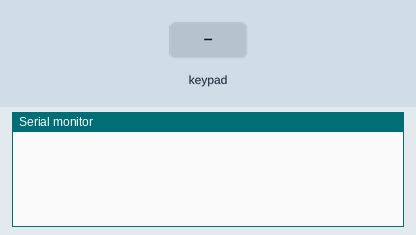
Recording of a sketch running on a simulated Arduino Leonardo, built with avr-gcc and run on an emulated ATmega32U4. On the bench: the last lines printed to the serial monitor. The test bench sets the inputs (shaded band). USB keyboard and mouse output is not drawn.

Above: at 1.2 s.
1.3 s: key '0' pressed
At 1.7 s:
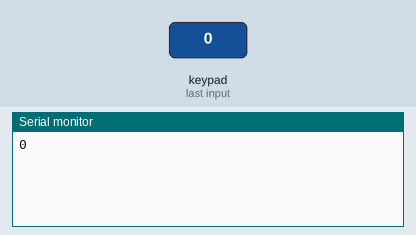
2.8 s: keypad keys 1 2 A pressed 0.4 s apart
At 4.7 s:
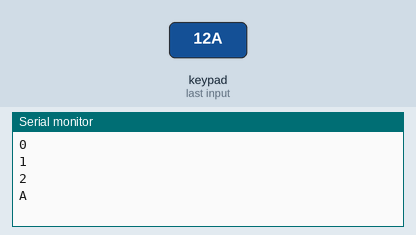
5.5 s: key 'B' pressed
At 6.1 s:
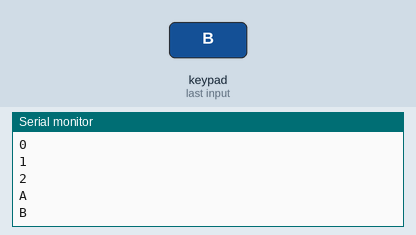
7.0 s: keypad keys 1 2 D pressed 0.4 s apart
At 9.0 s:
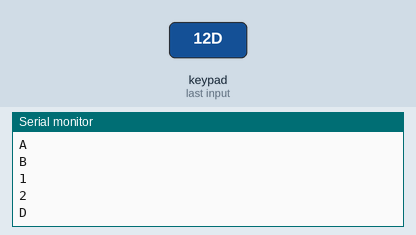
9.7 s: key 'C' pressed
At 10.4 s:
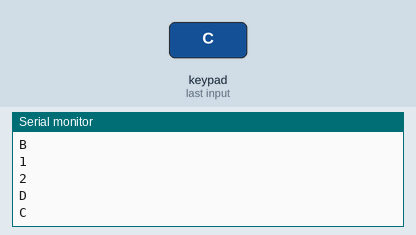
11.2 s: key 'E' pressed
At 11.7 s:
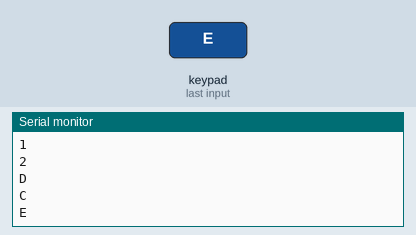
Timing chart, 0 to 13.7 s (numbered marks = the images above; inputs shaded):
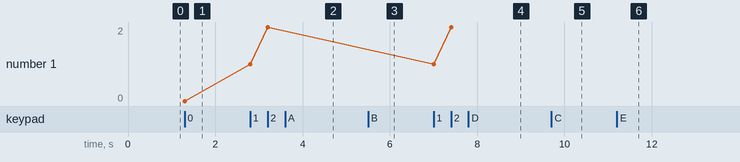

The sketch:

consoleKeyboardv2.ino
```cpp
#include "Joystick.h"
#include <Keypad.h>
// When there are 2 Rows

#include "keypad_2x9.h"
//#include "keypad_2x10.h"
//#include "keypad_3x10.h"
//#include "keypad_2x5_4x5.h"

Keypad keypad = Keypad( makeKeymap(keys), rowPins, colPins, ROWS, COLS );

Joystick_ Joystick;

//(JOYSTICK_DEFAULT_REPORT_ID,JOYSTICK_TYPE_GAMEPAD,
//  30, 0,                  // Button Count, Hat Switch Count
//  false, false, false,     // X and Y, but no Z Axis
//  false, false, false,   // No Rx, Ry, or Rz
//  false, false,          // No rudder or throttle
//  false, false, false);  // No accelerator, brake, or steering

void setup(){
  Serial.begin(9600);
  Joystick.begin();
}

void loop(){
  char key = keypad.getKey();

  if (key != NO_KEY){
    Serial.println(key);

    joyButtontoggle(searchKeysArray(key));

//    switch(key){
//      case '1':
//        0);
//        break;

  }
}

void joyButtontoggle(int buttonId){
  Joystick.pressButton(buttonId);
  delay(50);
  Joystick.releaseButton(buttonId);
}

int searchKeysArray(char searchVal){
    int arysz = 31;
    int ary[31] = {
        '0','1','2','3','4','5','6','7','8','9',
        'A','B','C','D','E','F','G','H','I','J',
        'K','L','M','N','O','P','Q','R','S','T'};
    int returnPos = -1;
    for (int i=0; i<arysz; i++) {
        if (searchVal == ary[i]) {
            returnPos = i;
            break;
        }
    }
    return returnPos;
}
```

DynamicHID.cpp
```cpp
// (licence header left out)
#include "DynamicHID.h"

#if defined(USBCON)

#ifdef _VARIANT_ARDUINO_DUE_X_
#define USB_SendControl USBD_SendControl
#define USB_Send USBD_Send
#endif

DynamicHID_& DynamicHID()
{
	static DynamicHID_ obj;
	return obj;
}

int DynamicHID_::getInterface(uint8_t* interfaceCount)
{
	*interfaceCount += 1; // uses 1
	DYNAMIC_HIDDescriptor hidInterface = {
		D_INTERFACE(pluggedInterface, 1, USB_DEVICE_CLASS_HUMAN_INTERFACE, DYNAMIC_HID_SUBCLASS_NONE, DYNAMIC_HID_PROTOCOL_NONE),
		D_HIDREPORT(descriptorSize),
		D_ENDPOINT(USB_ENDPOINT_IN(pluggedEndpoint), USB_ENDPOINT_TYPE_INTERRUPT, USB_EP_SIZE, 0x01)
	};
	return USB_SendControl(0, &hidInterface, sizeof(hidInterface));
}

int DynamicHID_::getDescriptor(USBSetup& setup)
{
	// Check if this is a HID Class Descriptor request
	if (setup.bmRequestType != REQUEST_DEVICETOHOST_STANDARD_INTERFACE) { return 0; }
	if (setup.wValueH != DYNAMIC_HID_REPORT_DESCRIPTOR_TYPE) { return 0; }

	// In a HID Class Descriptor wIndex cointains the interface number
	if (setup.wIndex != pluggedInterface) { return 0; }

	int total = 0;
	DynamicHIDSubDescriptor* node;
	for (node = rootNode; node; node = node->next) {
		int res = USB_SendControl((node->inProgMem ? TRANSFER_PGM : 0), node->data, node->length);
		if (res == -1)
			return -1;
		total += res;
	}

	// Reset the protocol on reenumeration. Normally the host should not assume the state of the protocol
	// due to the USB specs, but Windows and Linux just assumes its in report mode.
	protocol = DYNAMIC_HID_REPORT_PROTOCOL;

	return total;
}

uint8_t DynamicHID_::getShortName(char *name)
{
	name[0] = 'H';
	name[1] = 'I';
	name[2] = 'D';
	name[3] = 'A' + (descriptorSize & 0x0F);
	name[4] = 'A' + ((descriptorSize >> 4) & 0x0F);
	return 5;
}

void DynamicHID_::AppendDescriptor(DynamicHIDSubDescriptor *node)
{
	if (!rootNode) {
		rootNode = node;
	} else {
		DynamicHIDSubDescriptor *current = rootNode;
		while (current->next) {
			current = current->next;
		}
		current->next = node;
	}
	descriptorSize += node->length;
}

int DynamicHID_::SendReport(uint8_t id, const void* data, int len)
{
	uint8_t p[len + 1];
	p[0] = id;
	memcpy(&p[1], data, len);
	return USB_Send(pluggedEndpoint | TRANSFER_RELEASE, p, len + 1);
}

bool DynamicHID_::setup(USBSetup& setup)
{
	if (pluggedInterface != setup.wIndex) {
		return false;
	}

	uint8_t request = setup.bRequest;
	uint8_t requestType = setup.bmRequestType;

	if (requestType == REQUEST_DEVICETOHOST_CLASS_INTERFACE)
	{
		if (request == DYNAMIC_HID_GET_REPORT) {
			// TODO: DYNAMIC_HID_GetReport();
			return true;
		}
		if (request == DYNAMIC_HID_GET_PROTOCOL) {
			// TODO: Send8(protocol);
			return true;
		}
		if (request == DYNAMIC_HID_GET_IDLE) {
			// TODO: Send8(idle);
		}
	}

	if (requestType == REQUEST_HOSTTODEVICE_CLASS_INTERFACE)
	{
		if (request == DYNAMIC_HID_SET_PROTOCOL) {
			// The USB Host tells us if we are in boot or report mode.
			// This only works with a real boot compatible device.
			protocol = setup.wValueL;
			return true;
		}
		if (request == DYNAMIC_HID_SET_IDLE) {
			idle = setup.wValueL;
			return true;
		}
		if (request == DYNAMIC_HID_SET_REPORT)
		{
			//uint8_t reportID = setup.wValueL;
			//uint16_t length = setup.wLength;
			//uint8_t data[length];
			// Make sure to not read more data than USB_EP_SIZE.
			// You can read multiple times through a loop.
			// The first byte (may!) contain the reportID on a multreport.
			//USB_RecvControl(data, length);
		}
	}

	return false;
}

DynamicHID_::DynamicHID_(void) : PluggableUSBModule(1, 1, epType),
                   rootNode(NULL), descriptorSize(0),
                   protocol(DYNAMIC_HID_REPORT_PROTOCOL), idle(1)
{
	epType[0] = EP_TYPE_INTERRUPT_IN;
	PluggableUSB().plug(this);
}

int DynamicHID_::begin(void)
{
	return 0;
}

#endif /* if defined(USBCON) */
```

DynamicHID.h
```cpp
// (licence header left out)
#ifndef DYNAMIC_HID_h
#define DYNAMIC_HID_h

#include <stdint.h>
#include <Arduino.h>

#ifdef _VARIANT_ARDUINO_DUE_X_
  // The following values are the same as AVR's USBAPI.h
  // Reproduced here because SAM doesn't have these in
  // its own USBAPI.H
  #define USB_EP_SIZE 64
  #define TRANSFER_PGM 0x80

  #include "USB/PluggableUSB.h"
#else
  #include "PluggableUSB.h"
#endif

#if defined(USBCON)

#define _USING_DYNAMIC_HID

// DYNAMIC_HID 'Driver'
// ------------
#define DYNAMIC_HID_GET_REPORT        0x01
#define DYNAMIC_HID_GET_IDLE          0x02
#define DYNAMIC_HID_GET_PROTOCOL      0x03
#define DYNAMIC_HID_SET_REPORT        0x09
#define DYNAMIC_HID_SET_IDLE          0x0A
#define DYNAMIC_HID_SET_PROTOCOL      0x0B

#define DYNAMIC_HID_DESCRIPTOR_TYPE         0x21
#define DYNAMIC_HID_REPORT_DESCRIPTOR_TYPE      0x22
#define DYNAMIC_HID_PHYSICAL_DESCRIPTOR_TYPE    0x23

// HID subclass HID1.11 Page 8 4.2 Subclass
#define DYNAMIC_HID_SUBCLASS_NONE 0
#define DYNAMIC_HID_SUBCLASS_BOOT_INTERFACE 1

// HID Keyboard/Mouse bios compatible protocols HID1.11 Page 9 4.3 Protocols
#define DYNAMIC_HID_PROTOCOL_NONE 0
#define DYNAMIC_HID_PROTOCOL_KEYBOARD 1
#define DYNAMIC_HID_PROTOCOL_MOUSE 2

// Normal or bios protocol (Keyboard/Mouse) HID1.11 Page 54 7.2.5 Get_Protocol Request
// "protocol" variable is used for this purpose.
#define DYNAMIC_HID_BOOT_PROTOCOL	0
#define DYNAMIC_HID_REPORT_PROTOCOL	1

// HID Request Type HID1.11 Page 51 7.2.1 Get_Report Request
#define DYNAMIC_HID_REPORT_TYPE_INPUT   1
#define DYNAMIC_HID_REPORT_TYPE_OUTPUT  2
#define DYNAMIC_HID_REPORT_TYPE_FEATURE 3

typedef struct
{
  uint8_t len;      // 9
  uint8_t dtype;    // 0x21
  uint8_t addr;
  uint8_t versionL; // 0x101
  uint8_t versionH; // 0x101
  uint8_t country;
  uint8_t desctype; // 0x22 report
  uint8_t descLenL;
  uint8_t descLenH;
} DYNAMIC_HIDDescDescriptor;

typedef struct
{
  InterfaceDescriptor hid;
  DYNAMIC_HIDDescDescriptor   desc;
  EndpointDescriptor  in;
} DYNAMIC_HIDDescriptor;

class DynamicHIDSubDescriptor {
public:
  DynamicHIDSubDescriptor *next = NULL;
  DynamicHIDSubDescriptor(const void *d, const uint16_t l, const bool ipm = true) : data(d), length(l), inProgMem(ipm) { }

  const void* data;
  const uint16_t length;
  const bool inProgMem;
};

class DynamicHID_ : public PluggableUSBModule
{
public:
  DynamicHID_(void);
  int begin(void);
  int SendReport(uint8_t id, const void* data, int len);
  void AppendDescriptor(DynamicHIDSubDescriptor* node);

protected:
  // Implementation of the PluggableUSBModule
  int getInterface(uint8_t* interfaceCount);
  int getDescriptor(USBSetup& setup);
  bool setup(USBSetup& setup);
  uint8_t getShortName(char* name);

private:
  #ifdef _VARIANT_ARDUINO_DUE_X_
  uint32_t epType[1];
  #else
  uint8_t epType[1];
  #endif

  DynamicHIDSubDescriptor* rootNode;
  uint16_t descriptorSize;

  uint8_t protocol;
  uint8_t idle;
};

// Replacement for global singleton.
// This function prevents static-initialization-order-fiasco
// https://isocpp.org/wiki/faq/ctors#static-init-order-on-first-use
DynamicHID_& DynamicHID();

#define D_HIDREPORT(length) { 9, 0x21, 0x01, 0x01, 0, 1, 0x22, lowByte(length), highByte(length) }

#endif // USBCON

#endif // DYNAMIC_HID_h
```

keypad_2x9.h
```cpp
  const byte ROWS = 9;
  const byte COLS = 2;

  char keys[ROWS][COLS] = {
    {'0','A'},
    {'1','B'},
    {'2','C'},
    {'3','D'},
    {'4','E'},
    {'5','F'},
    {'6','G'},
    {'7','H'},
    {'8','I'},
  };

  byte rowPins[ROWS] = {7,8,9,10,16,14,15,18,19}; //connect to the row pinouts of the keypad
  byte colPins[COLS] = {4,5}; //connect to the column pinouts of the keypad
```

Measured:
- after the input at 1.3 s, the serial monitor: prints a new line at once (image 1)
- after the input at 2.8 s, the serial monitor: prints a new line at once (image 2)
- after the input at 5.5 s, the serial monitor: prints a new line at once (image 3)
- after the input at 7.0 s, the serial monitor: prints a new line at once (image 4)
- after the input at 9.7 s, the serial monitor: prints a new line at once (image 5)
- after the input at 11.2 s, the serial monitor: prints a new line at once (image 6)
- plotted number 1: 0 → 2 after the input at 2.8 s
